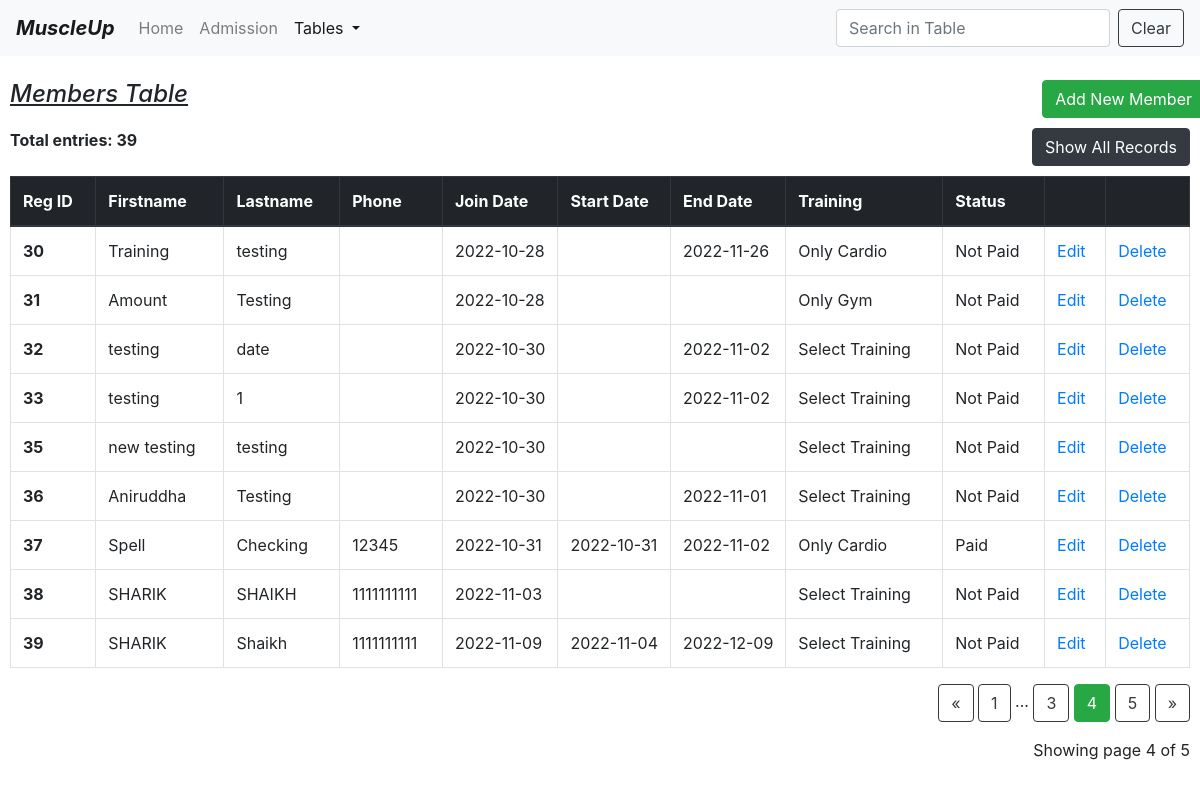
The app's page /table?page=4 (signed in) with its own data.
### model.py (models this page shows)
class Members(db.Model):
    id = db.Column(db.Integer, primary_key=True)
    firstname = db.Column(db.String(30))
    lastname = db.Column(db.String(30))
    phoneno = db.Column(db.Integer)
    email = db.Column(db.String(30))
    joindate = db.Column(db.String(11))
    startdate = db.Column(db.String(11))
    enddate = db.Column(db.String(11))
    address = db.Column(db.String(100))
    status = db.Column(db.String(10))
    training = db.Column(db.String(10))
    amount = db.Column(db.Integer)

### app.py (the view)
@app.route("/table")
def table():
    try:
        if "username" not in session:
            flash("Please log in first")
            return render_template("login.html")
        page = request.args.get('page', 1, type=int)
        member = Members.query.order_by(Members.id).paginate(page=page, per_page=9)
        total_rows = Members.query.count()
        button_name = "Show All Records"
        path = "/table1"
        return render_template("table.html", member=member, total_rows=total_rows, button_name=button_name, path=path)
    except:
        return make_response("Something went wrong. Call Developer!")

### templates/table.html (shortened to what this page needs)
<!DOCTYPE html>
<html lang="en">
<head>
    <link href="https://cdn.jsdelivr.net/npm/bootstrap@4.0.0/dist/css/bootstrap.min.css"
 rel="stylesheet">
</head>
<body>
<nav class="navbar navbar-expand-lg navbar-light bg-light">
    <a class="navbar-brand" href="/home"><b><i>MuscleUp</i></b></a>
    <div class="collapse navbar-collapse" id="navbarSupportedContent">
        <ul class="navbar-nav mr-auto">
            <li class="nav-item ">
                <a class="nav-link" href="/home">Home <span class="sr-only">(current)</span></a>
            </li>
            <li class="nav-item">
                <a class="nav-link" href="/form">Admission</a>
            </li>
            <li class="nav-item dropdown active">
                <a aria-expanded="false" aria-haspopup="true" class="nav-link dropdown-toggle" data-toggle="dropdown"
                   href="#"
                   id="navbarDropdown" role="button">
                    Tables
                </a>
            </li>
        </ul>
        <form class="form-inline my-2 my-lg-0">
            <input aria-label="Search" class="form-control mr-sm-2" id="myInput" onkeyup="myFunction()" placeholder="Search in Table"
                   type="search">
            <button class="btn btn-outline-dark my-2 my-sm-0" onclick="document.getElementById('myInput').value = ''">Clear</button>
        </form>
    </div>
</nav>
<br>
<div class="Container" style="padding-left:10px;padding-right:10px;">
    <div class="row">
        <div class="col md-12">
            <h4><u><i>Members Table</i></u><br></h4>
        </div>
        <a href="/form">
            <button class="btn btn-success float-right" type="button">Add New Member
            </button>
        </a>
        <br><br>
    </div>
    <div class="row">
        <div class="col">
            <label>
                <strong>Total entries: {{total_rows}}</strong>
            </label>
        </div>
        <div class="col">
            <a href="{{path}}">
            <button class="btn btn-dark float-right" type="button">{{button_name}}</button><br><br>
            </a>
        </div>
    </div>
    <table class="table table-bordered table-hover " id="myTable">
        <thead class="thead-dark">
        <tr>
            <th scope="col">Reg ID</th>
            <th scope="col">Firstname</th>
            <th scope="col">Lastname</th>
            <th scope="col">Phone</th>
            <th scope="col" style="width:110px">Join Date</th>
            <th scope="col" style="width:110px">Start Date</th>
            <th scope="col" style="width:110px">End Date</th>
            <th scope="col">Training</th>
            <th scope="col">Status</th>
            <th scope="col"></th>
            <th scope="col"></th>
        </tr>
        </thead>
        <tbody>
        {% for i in member.items %}
        <tr>
            <th scope="row">{{i.id}}</th>
            <td>{{i.firstname}}</td>
            <td>{{i.lastname}}</td>
            <td>{{i.phoneno}}</td>
            <td style="white-space:nowrap">{{i.joindate}}</td>
            <td style="white-space:nowrap">{{i.startdate}}</td>
            <td style="white-space:nowrap">{{i.enddate}}</td>
            <td>{{i.training}}</td>
            <td>{{i.status}}</td>
            <td><a href="/edit/{{i.id}}">Edit</a></td>
            <td><a href="/delete/{{i.id}}" onclick="return confirm('are you sure to delete ?')">Delete</a></td>
        </tr>
        {% endfor %}
        </tbody>
    </table>
    <div class="text-right">
        <a class="btn btn-outline-dark
       {% if member.page == 1 %}disabled{% endif %}"
           href="{{ url_for('table', page=member.prev_num) }}">
            &laquo;
        </a>
        {% for page_num in member.iter_pages(left_edge=1, right_edge=1, left_current=1, right_current=2) %}
        {% if page_num %}
        {% if member.page == page_num %}
        <a class="btn btn-success"
           href="{{ url_for('table', page=page_num) }}">
            {{ page_num }}
        </a>
        {% else %}
        <a class="btn btn-outline-dark"
           href="{{ url_for('table', page=page_num) }}">
            {{ page_num }}
        </a>
        {% endif %}
        {% else %}
        ...
        {% endif %}
        {% endfor %}
        <a class="btn btn-outline-dark
       {% if member.page == member.pages %}disabled{% endif %}"
           href="{{ url_for('table', page=member.next_num) }}">
            &raquo;
        </a>
    </div>
    <p class="text-right mt-3">
        Showing page {{ member.page }} of {{ member.pages }}
    </p>
    <br><br><br>
</div>
</body>
</html>

### records on screen
Members: id "30", firstname "Training", lastname "testing", joindate "2022-10-28", enddate "2022-11-26", training "Only Cardio", status "Not Paid"
Members: id "31", firstname "Amount", lastname "Testing", joindate "2022-10-28", training "Only Gym", status "Not Paid"
Members: id "32", firstname "testing", lastname "date", joindate "2022-10-30", enddate "2022-11-02", training "Select Training", status "Not Paid"
Members: id "33", firstname "testing", lastname "1", joindate "2022-10-30", enddate "2022-11-02", training "Select Training", status "Not Paid"
Members: id "35", firstname "new testing", lastname "testing", joindate "2022-10-30", training "Select Training", status "Not Paid"
Members: id "36", firstname "Aniruddha", lastname "Testing", joindate "2022-10-30", enddate "2022-11-01", training "Select Training", status "Not Paid"
Members: id "37", firstname "Spell", lastname "Checking", phoneno "12345", joindate "2022-10-31", startdate "2022-10-31", enddate "2022-11-02", training "Only Cardio", status "Paid"
Members: id "38", firstname "SHARIK", lastname "SHAIKH", phoneno "1111111111", joindate "2022-11-03", training "Select Training", status "Not Paid"
Members: id "39", firstname "SHARIK", lastname "Shaikh", phoneno "1111111111", joindate "2022-11-09", startdate "2022-11-04", enddate "2022-12-09", training "Select Training", status "Not Paid"

### other values on screen
{{ total_rows }} "39"
{{ button_name }} "Show All Records"
{{ page_num }} "1" "3" "5"
{{ page_num }} "4"
{{ member.page }} "4"
{{ member.pages }} "5"
